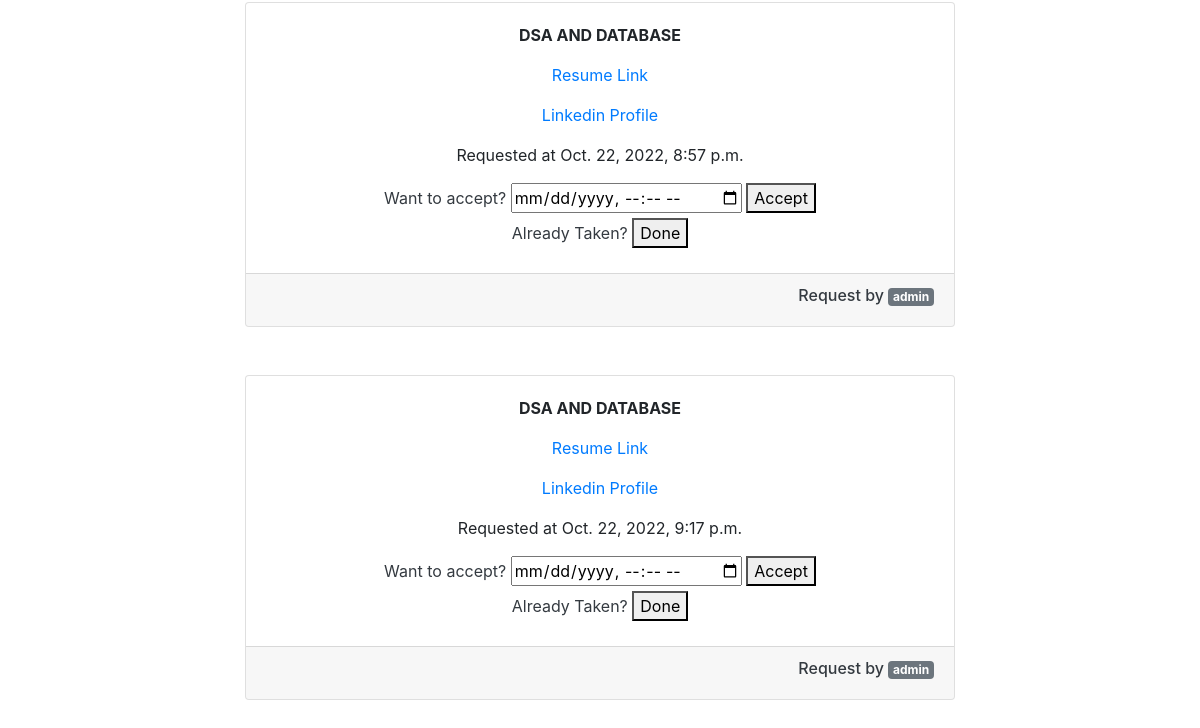
/meetings/listrequestmeet/ (signed in, lower part), run on an earlier commit of the app's database.
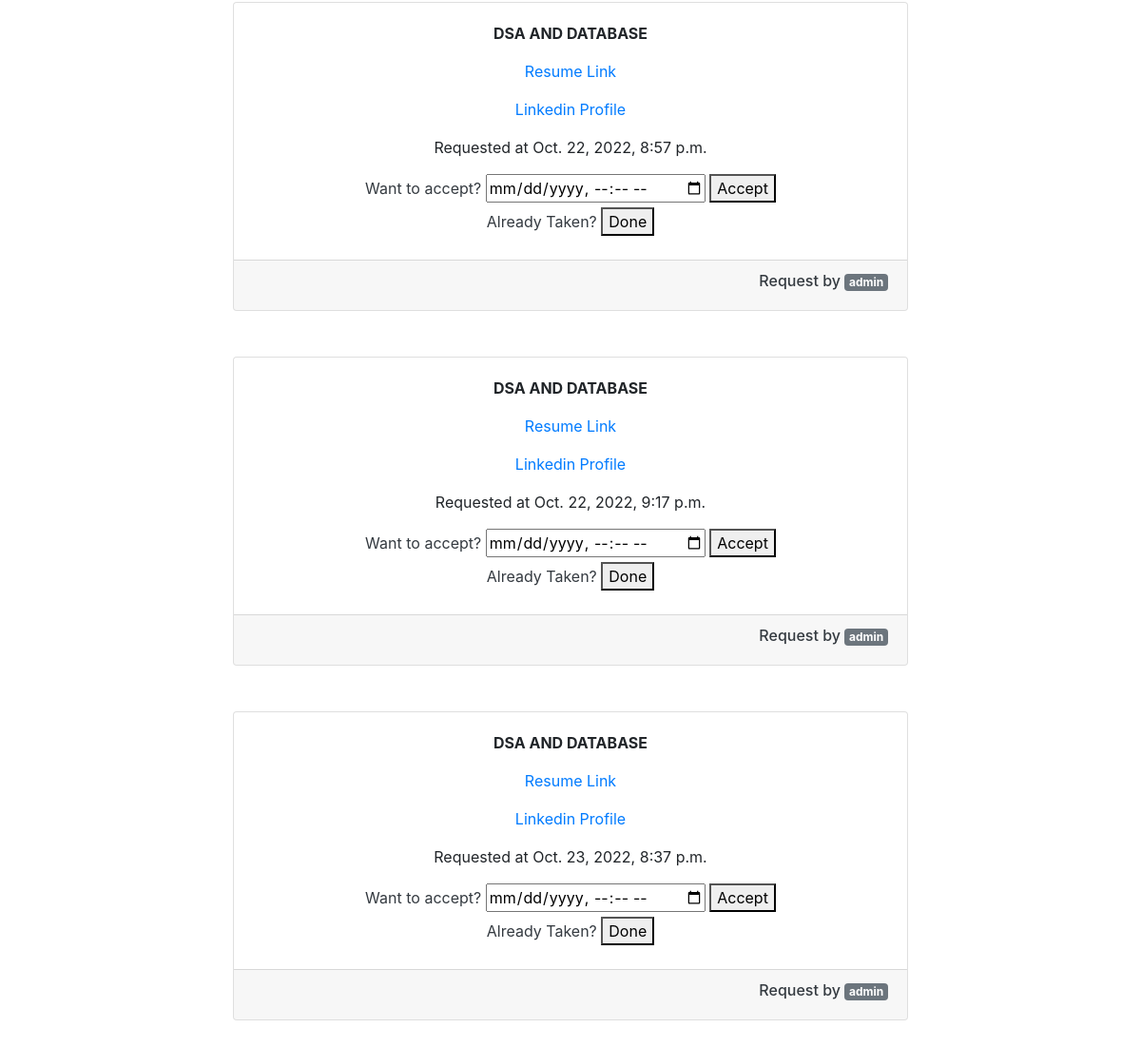
And on a later commit of the database.
### meetings/models.py (models this page shows)
class Meet(models.Model):
    attendee = models.ForeignKey(CustomUser,on_delete=models.CASCADE,default=None)
    type_of_meet = models.CharField(max_length=10, choices=VAR_CATEGORIES)
    linkedin_profile = models.CharField(max_length=200, default="")
    resume_link = models.CharField(max_length=200, default="")
    accepted = models.BooleanField(default=False)
    addition_time = models.DateTimeField(auto_now_add=True)
    @property
    def type_of_meeting(self):
        return self.get_type_of_meet_display()

### accounts/models.py (models this page shows, shortened)
class CustomUser(AbstractUser):
    username = None
    email = models.EmailField(_('email adress'), unique=True)
    USERNAME_FIELD = 'email'
    name = models.CharField(max_length=255)
    is_active = models.BooleanField(default=True)
    REQUIRED_FIELDS = []
    objects = CustomUserManager()

### meetings/views.py (the view)
@login_required(login_url = "accounts:login")
def list_request_meet(request):
    isStaff = False
    if request.user.is_staff:
        meetings = Meet.objects.filter(accepted=False)
        isStaff = True
    else:
        meetings = Meet.objects.filter(attendee=request.user, accepted=False)
    return render(request, "meetings/list_meet_request.html",
            {'meetings':meetings, 'isStaff': isStaff})

### templates/meetings/list_meet_request.html (shortened to what this page needs)
{% extends 'base_layout.html'%}
{% load static%}
{% block content %}
<div class="container text-center tex-dark">
    <br>
    {% for meeting in meetings %}
    <div class="row">
        <div class="col-lg"></div>
        <div class="col-lg-8">
            <div class="card text-center">
                <div class="card-body">
                    <div class="card-text preview" style="overflow:auto; height:100%; width:100%;">
                        <p><b>{{meeting.type_of_meeting}}</b></p>
                        <p><a href={{meeting.resume_link}} target="_blank">Resume Link</a></p>
                        <p><a href={{meeting.linkedin_profile}} target="_blank">Linkedin Profile</a></p>
                        <p>Requested at {{meeting.addition_time}}</p>
                        {% if isStaff %}
                        <form action="{% url 'meetings:acceptmeet' %}" method="post" class="text-dark">
                            <label for="fname">Want to accept?</label>
                            <input  type="datetime-local" name="meettime">
                            <button type="submit", value={{meeting.pk}} name="meet_id">Accept</button>
                        </form>
                        <form action="{% url 'meetings:donemeet' %}" method="post" class="text-dark">
                            <label for="fname">Already Taken?</label>
                            <button type="done", value={{meeting.pk}} name="meet_id">Done</button>
                        </form>
                        {% endif %}
                    </div>
                </div>
                <div class="card-footer text-muted">
                    <a href="{% url 'accounts:profile' email=meeting.attendee.email %}">
                        <h6 class="text-dark text-right">
                            Request by <span class="badge badge-secondary">{{meeting.attendee.name}}</span>
                        </h6>
                    </a>
                </div>
            </div>
        </div>
        <div class="col-lg"></div>
    </div>
    <br><br>
    {% endfor %}
</div>
{% endblock %}

What changed in the data, as far as the page shows it:
added Meet: type_of_meeting "DSA AND DATABASE", addition_time "Oct. 23, 2022, 8:37 p.m.", {{ meeting.pk }} 23 (drawn), attendee.name "admin"
